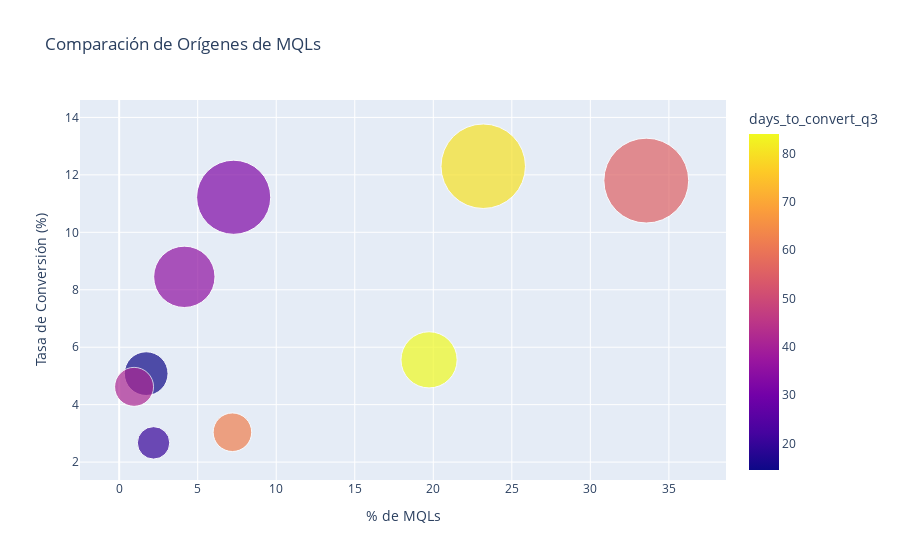

Here is the notebook cell this chart was saved with:
### Code cell
# Crear gráfico de burbujas
fig = px.scatter(
    origin_conversion,
    x="mql_percentage",           # Eje X
    y="conversion",               # Eje Y (conversion rate)
    size="weighted_conversion",                   # Tamaño de burbuja según cantidad de MQLs
    color="days_to_convert_q3",               # Color por canal
    hover_name="origin",          # Mostrar nombre al pasar el mouse
    size_max=60,                  # Tamaño máximo de burbuja
    title="Comparación de Orígenes de MQLs",
    labels={
        "mql_percentage": "% de MQLs",
        "conversion": "Tasa de Conversión (%)"
    }
)

fig.show()

### Figure 1 — Plotly figure (JSON) as saved in the notebook; plotly's stock layout.template omitted (floating-point values rounded to 4 significant figures)
{"data": [{"hovertemplate": "<b>%{hovertext}</b><br><br>% de MQLs=%{x}<br>Tasa de Conversión (%)=%{y}<br>weighted_conversion=%{marker.size}<br>days_to_convert_q3=%{marker.color}<extra></extra>", "hovertext": ["direct_traffic", "display", "email", "organic_search", "other", "other_publicities", "paid_search", "referral", "social"], "legendgroup": "", "marker": {"color": [32.25, 14.5, 62.0, 55.5, 20.25, 41.5, 80.0, 35.25, 84.0], "coloraxis": "coloraxis", "size": [0.6972, 0.2426, 0.1887, 0.9134, 0.1336, 0.1927, 0.906, 0.4774, 0.4004], "sizemode": "area", "sizeref": 0.0002537, "symbol": "circle"}, "mode": "markers", "name": "", "orientation": "v", "showlegend": false, "type": "scatter", "x": [7.29, 1.72, 7.21, 33.56, 2.19, 0.95, 23.18, 4.15, 19.73], "xaxis": "x", "y": [11.22, 5.08, 3.04, 11.8, 2.67, 4.62, 12.3, 8.45, 5.56], "yaxis": "y"}], "layout": {"coloraxis": {"colorbar": {"title": {"text": "days_to_convert_q3"}}, "colorscale": [[0, "#0d0887"], [0.1111, "#46039f"], [0.2222, "#7201a8"], [0.3333, "#9c179e"], [0.4444, "#bd3786"], [0.5556, "#d8576b"], [0.6667, "#ed7953"], [0.7778, "#fb9f3a"], [0.8889, "#fdca26"], [1, "#f0f921"]]}, "legend": {"itemsizing": "constant", "tracegroupgap": 0}, "title": {"text": "Comparación de Orígenes de MQLs"}, "xaxis": {"anchor": "y", "domain": [0, 1], "title": {"text": "% de MQLs"}}, "yaxis": {"anchor": "x", "domain": [0, 1], "title": {"text": "Tasa de Conversión (%)"}}}}
